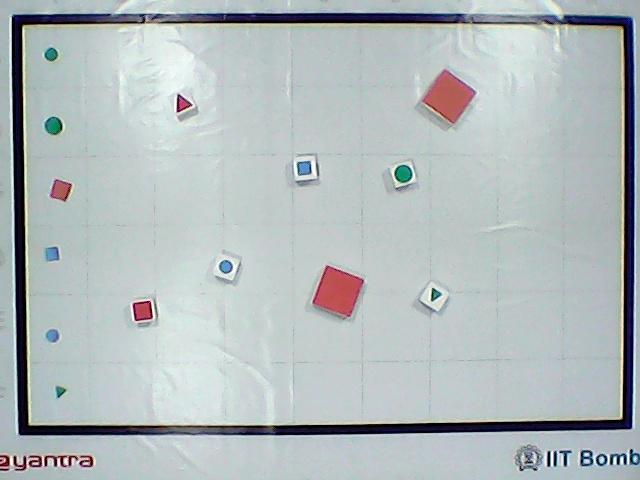
#> input picture Task 5/1.jpg, 640 x 480 px
$ python rect.py
#> lines starting #> are read from the running program, lines starting #| are printed output that depends on the picture; after the words box and inside, x2 and y2 are one past the last pixel; in counts of white or black regions, pixels touching at a corner belong together
#> further down, frame is the input picture: shape (480, 640, 3); mean B, G, R 187.6, 186.1, 177.4
### Task 5/getPerspective.py
# -*- coding: utf-8 -*-
"""
**************************************************************************
*                  Cross_A_Crater (e-Yantra 2016)
*                  ================================
*  This software is intended to teach image processing concepts
*
*  MODULE: Resource
*  Filename: getPerspective.py
*  Version: 2.0.0
*  Date: February 23, 2017
*
*  Author: Sanam Shakya and Jayant Solanki, e-Yantra Project, Department of Computer Science
*  and Engineering, Indian Institute of Technology Bombay.
*
*  Software released under Creative Commons CC BY-NC-SA
*
*  For legal information refer to:
*        http://creativecommons.org/licenses/by-nc-sa/4.0/legalcode
*
*
*  This software is made available on an “AS IS WHERE IS BASIS”.
*  Licensee/end user indemnifies and will keep e-Yantra indemnified from
*  any and all claim(s) that emanate from the use of the Software or
*  breach of the terms of this agreement.
*
*  e-Yantra - An MHRD project under National Mission on Education using
*  ICT(NMEICT)
*
**************************************************************************
"""
############################################
## Import OpenCV
import numpy as np
import cv2
def get_perspective_image(frame):
    #hsv=cv2.cvtColor(frame,cv2.COLOR_BGR2HSV)
    gray = cv2.cvtColor(frame, cv2.COLOR_BGR2GRAY)
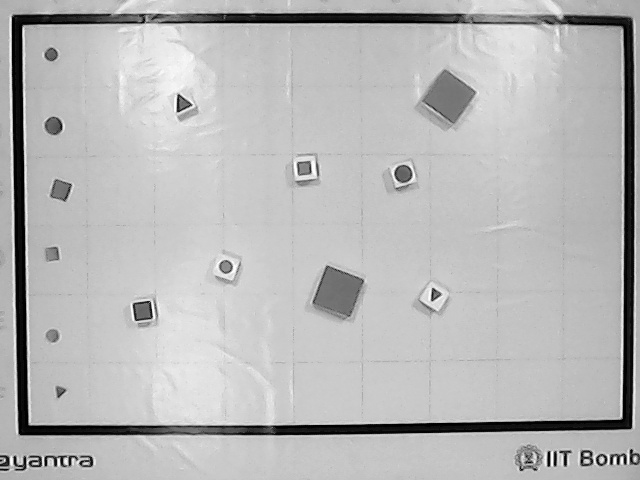
#> gray: shape (480, 640); min 0, max 255, mean 183.6
    lower = np.array([0, 0, 0]) #black color mask
    upper = np.array([100, 100, 100])
    mask = cv2.inRange(frame, lower, upper)
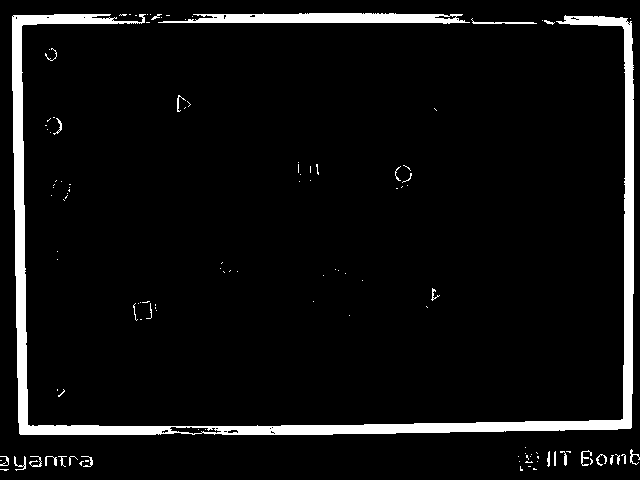
#> mask: shape (480, 640); 6.1% white; 118 white regions (90 under 20 px)
    cv2.imshow("mask",mask)
    ret,thresh1 = cv2.threshold(mask,130,255,cv2.THRESH_BINARY)
    cv2.imshow("thresh",thresh1)
    contours,heirarchy= cv2.findContours(thresh1, cv2.RETR_TREE, cv2.CHAIN_APPROX_SIMPLE)
#> contours = 148 contours, 135 with area under 20; largest, box (x1, y1, x2, y2) and area: (12, 14, 634, 435) 13400, (158, 13, 470, 24) 2170, (169, 426, 222, 435) 242, (471, 18, 537, 24) 58, (434, 15, 457, 20) 58
    heirarchy=heirarchy[0]
    #cv2.imshow("window",)
    biggest = 0
    max_area = 0
    min_size = thresh1.size/4
#> min_size = 76800
    index1 = 0
    for i in contours:
        area = cv2.contourArea(i)
        if area > 10000:
            peri = cv2.arcLength(i,True)
        if area > max_area:
            biggest = index1
            max_area = area
        index1 = index1 + 1
#> this loop made 148 passes
#> (area, peri, max_area) on pass 120: (13400, 3371.7, 13400)
#> (area, max_area) on passes 18, 21, 110: (23, 23), (27, 27), (58, 58)
#> after the loop, biggest = 119; index1 = 148; max_area = 13400


    '''
    index=heirarchy[biggest][2]
    area=cv2.contourArea(contours[index])
    while area<100:
        if heirarchy[index][0]!=-1:
            index=heirarchy[index][0]
            area=cv2.contourArea(contours[index])
    #cv2.drawContours(frame,contours,index,(0,255,0),3)
    '''
    approx = cv2.approxPolyDP(contours[biggest],0.05*peri,True)
#> approx = [[12, 16], [20, 434], [631, 427], [627, 18], [622, 419], [30, 426]]
    #cv2.drawContours(frame,contours,heirarchy[heirarchy[biggest][2]][0],(0,255,0),3)
    #print heirarchy[heirarchy[biggest][2]]
    x1 = approx[0][0][0]
#> x1 = 12
    y1 = approx[0][0][1]
#> y1 = 16
    x2 = approx[1][0][0]
#> x2 = 20
    y2 = approx[1][0][1]
#> y2 = 434
    x3 = approx[3][0][0]
#> x3 = 627
    y3 = approx[3][0][1]
#> y3 = 18
    x4 = approx[2][0][0]
#> x4 = 631
    y4 = approx[2][0][1]
#> y4 = 427
    cv2.imshow("1",frame)
    #points remapped from source image from camera
    #to cropped image try to match x1, y1,.... to the respective near values
    #you may need to edit below code to your own need
    #for LM
    pts1 = np.float32([[x2,y2],[x4,y4],[x1,y1],[x3,y3]])
#> pts1 = [[20, 434], [631, 427], [12, 16], [627, 18]]
    pts2 = np.float32([[0,700],[980,700],[0,0],[980,0]])#remarking each four side of the cropped image
    persM = cv2.getPerspectiveTransform(pts1,pts2)
#> persM = [[1.56, -0.0298, -18.22], [-0.00541, 1.66, -26.54], [-3.51e-05, -1.45e-05, 1]]
    dst = cv2.warpPerspective(frame,persM,(980,700))#setting output image resolution
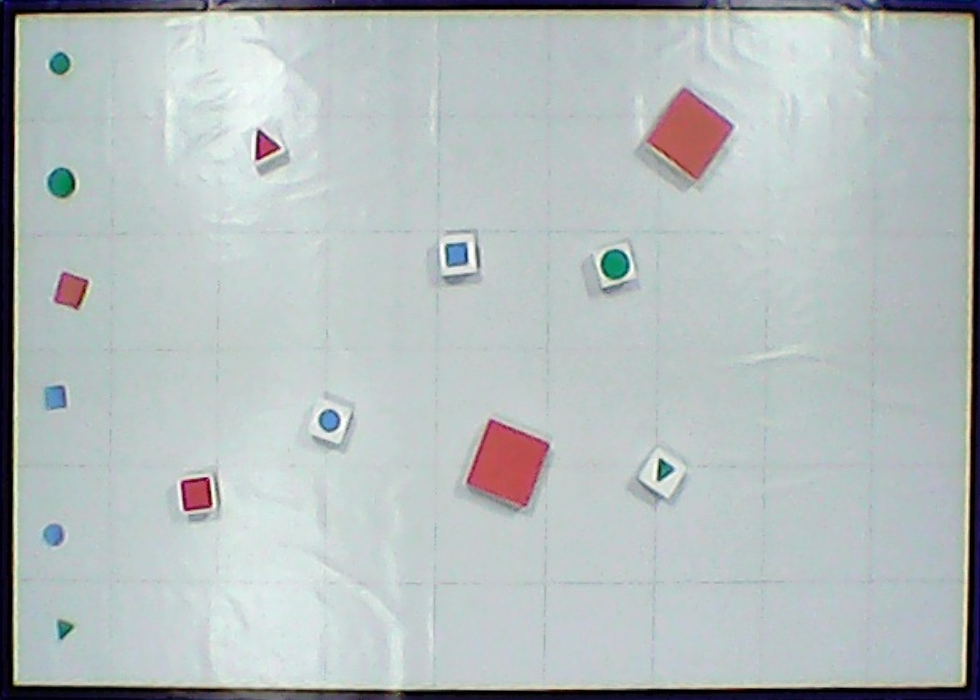
#> dst: shape (700, 980, 3); mean B, G, R 189.5, 189.2, 181
    pts=np.array([[[0,0],[980,0],[980,700],[0,700]]])

    cv2.polylines(dst, pts, True, (255,255,255), 40)
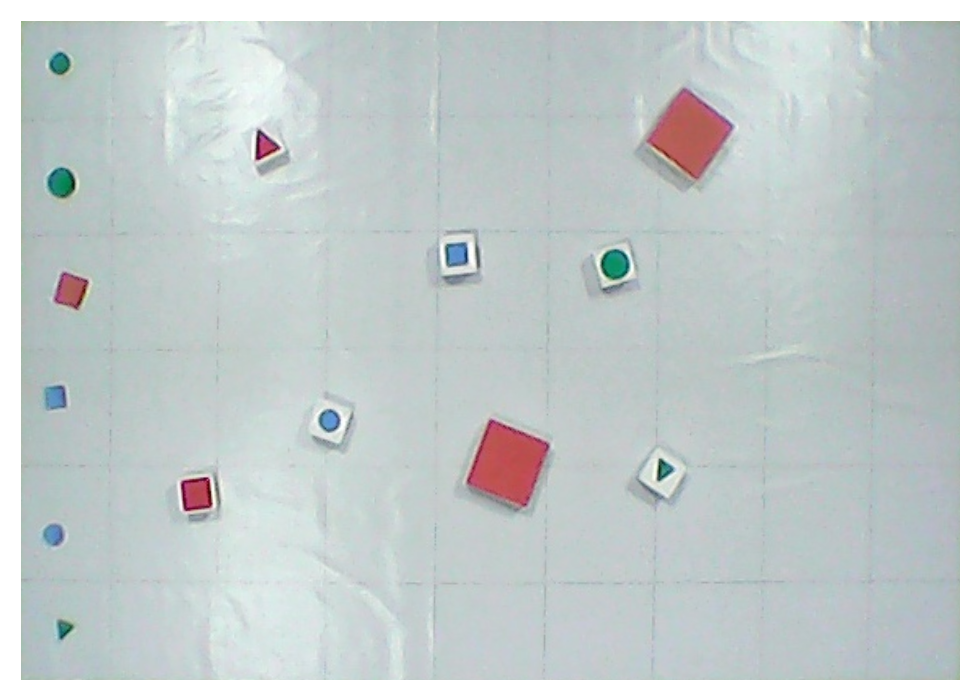
#> dst: shape (700, 980, 3); 9.8% of pixels changed, all inside (x1, y1, x2, y2) = (0, 0, 980, 700)

    return dst
    #l=[x1,y1,x2,y2,x3,y3,x4,y4]
    #return l

### Task 5/rect.py
import cv2
import numpy as np
from getPerspective import *

frame=cv2.imread("1.jpg")
frame=get_perspective_image(frame)
cv2.imshow("window",frame)
cv2.waitKey(0)

$ run again, with Task 5/99.jpg copied over Task 5/1.jpg
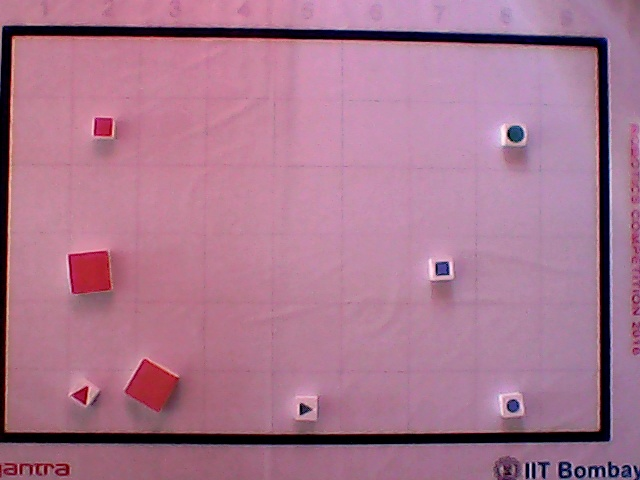
#> input picture Task 5/99.jpg, 640 x 480 px
#> frame is the input picture: shape (480, 640, 3); mean B, G, R 143.8, 119, 170.2
#> in get_perspective_image, `mask = cv2.inRange(frame, lower, upper)`:
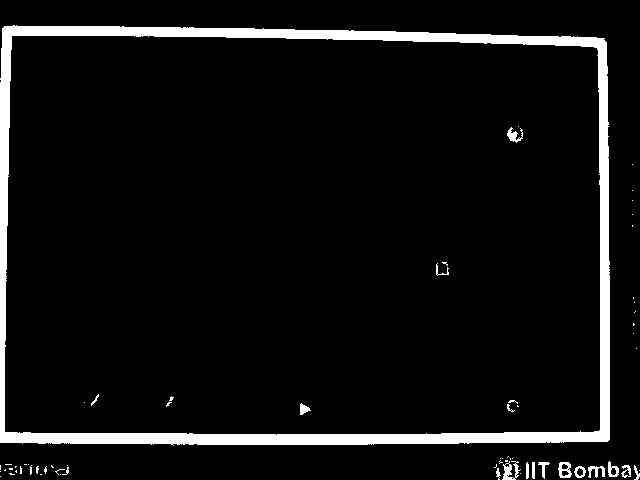
#> mask: shape (480, 640); 6.6% white; 66 white regions (48 under 20 px)
#> contours = 80 contours, 61 with area under 20; largest, box (x1, y1, x2, y2) and area: (0, 25, 610, 446) 250814, (4, 35, 601, 436) 233903, (558, 462, 572, 478) 160, (502, 461, 521, 480) 133, (608, 461, 619, 477) 100
#> the loop in get_perspective_image, `for i in contours:` made 80 passes
#> (area, peri, max_area) on pass 64: (250814, 2078.5, 250814)
#> after the loop in get_perspective_image, `for i in contours:`: biggest = 63; index1 = 80; max_area = 250814
#> approx = [[2, 28], [0, 442], [609, 439], [604, 38]]
#> x1 = 2
#> y1 = 28
#> x2 = 0
#> y2 = 442
#> x3 = 604
#> y3 = 38
#> x4 = 609
#> y4 = 439
#> pts1 = [[0, 442], [609, 439], [2, 28], [604, 38]]
#> persM = [[1.58, 0.00762, -3.37], [-0.0284, 1.71, -47.88], [-5.25e-05, 2.85e-05, 1]]
#> in get_perspective_image, `cv2.polylines(dst, pts, True, (255,255,255), 40)`:
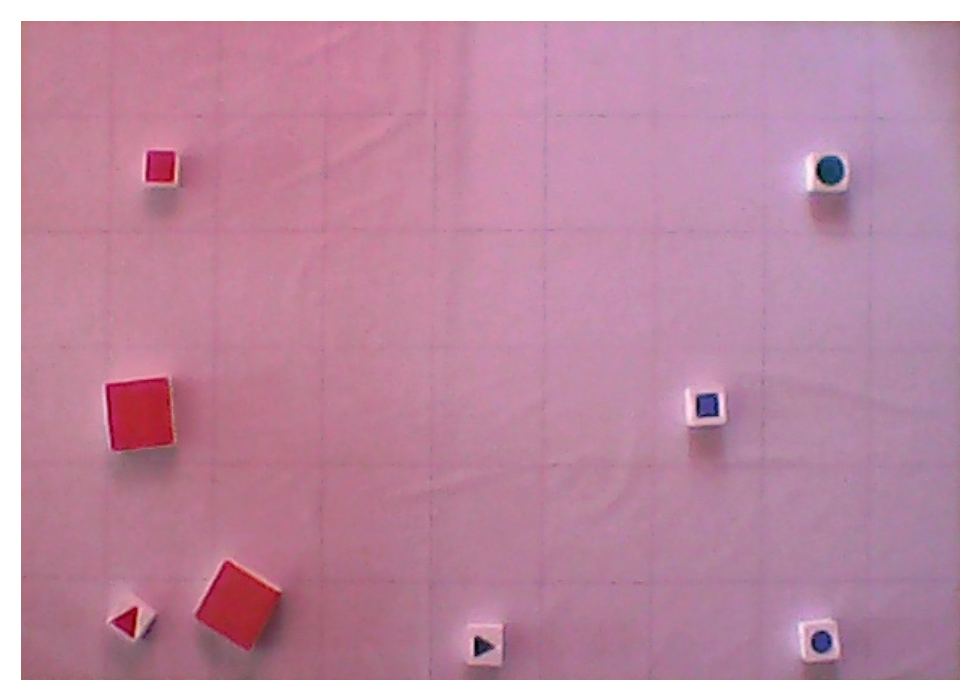
#> dst: shape (700, 980, 3); mean B, G, R 165.5, 141.9, 191.9
